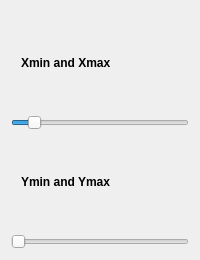
                <widget class="QWidget" name="crop">
                 <layout class="QVBoxLayout" name="verticalLayout_31">
                  <item>
                   <layout class="QVBoxLayout" name="cropLayout" stretch="0,0,0,0">
                    <property name="spacing">
                     <number>45</number>
                    </property>
                    <property name="topMargin">
                     <number>45</number>
                    </property>
                    <item>
                     <widget class="QLabel" name="label_14">
                      <property name="font">
                       <font>
                        <family>Segoe UI</family>
                        <pointsize>9</pointsize>
                        <bold>true</bold>
                       </font>
                      </property>
                      <property name="text">
                       <string>Xmin and Xmax</string>
                      </property>
                      <property name="indent">
                       <number>10</number>
                      </property>
                     </widget>
                    </item>
                    <item>
                     <widget class="QSlider" name="width">
                      <property name="maximumSize">
                       <size>
                        <width>16777215</width>
                        <height>16777215</height>
                       </size>
                      </property>
                      <property name="cursor">
                       <cursorShape>ArrowCursor</cursorShape>
                      </property>
                      <property name="acceptDrops">
                       <bool>false</bool>
                      </property>
                      <property name="styleSheet">
                       <string notr="true"/>
                      </property>
                      <property name="value">
                       <number>10</number>
                      </property>
                      <property name="orientation">
                       <enum>Qt::Horizontal</enum>
                      </property>
                     </widget>
                    </item>
                    <item>
                     <widget class="QLabel" name="label_15">
                      <property name="font">
                       <font>
                        <family>Segoe UI</family>
                        <pointsize>9</pointsize>
                        <bold>true</bold>
                       </font>
                      </property>
                      <property name="text">
                       <string>Ymin and Ymax</string>
                      </property>
                      <property name="indent">
                       <number>10</number>
                      </property>
                     </widget>
                    </item>
                    <item>
                     <widget class="QSlider" name="height">
                      <property name="orientation">
                       <enum>Qt::Horizontal</enum>
                      </property>
                     </widget>
                    </item>
                   </layout>
                  </item>
                 </layout>
                </widget>
